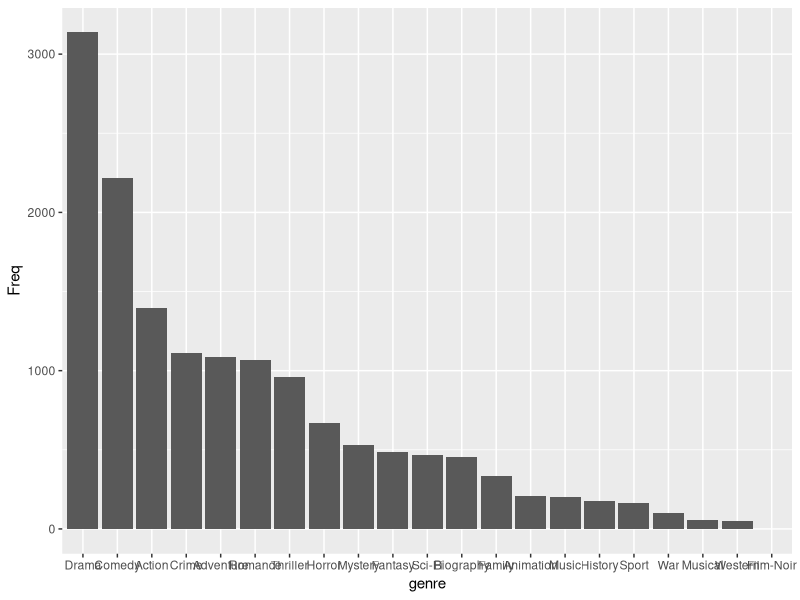
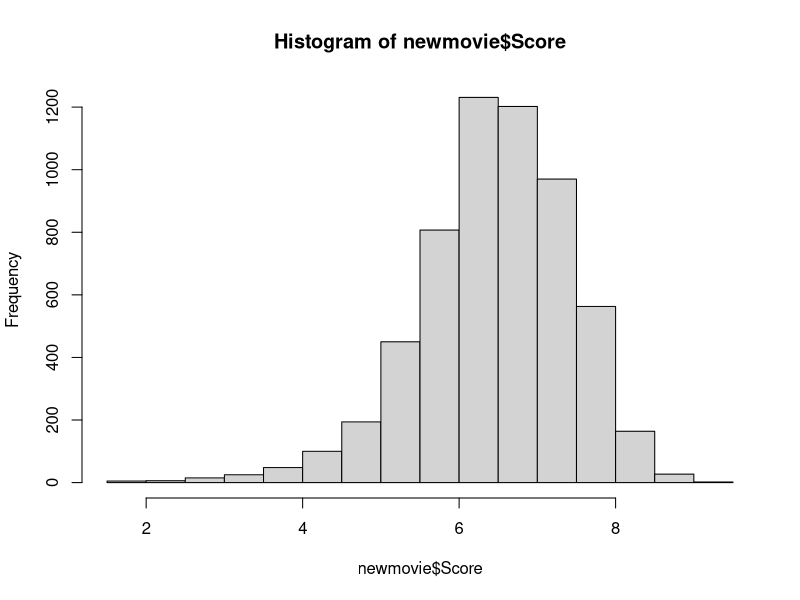
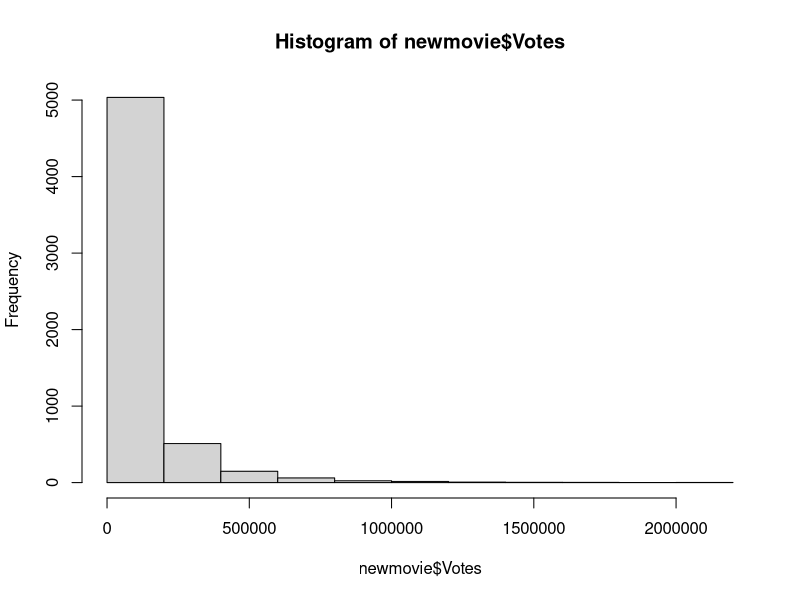
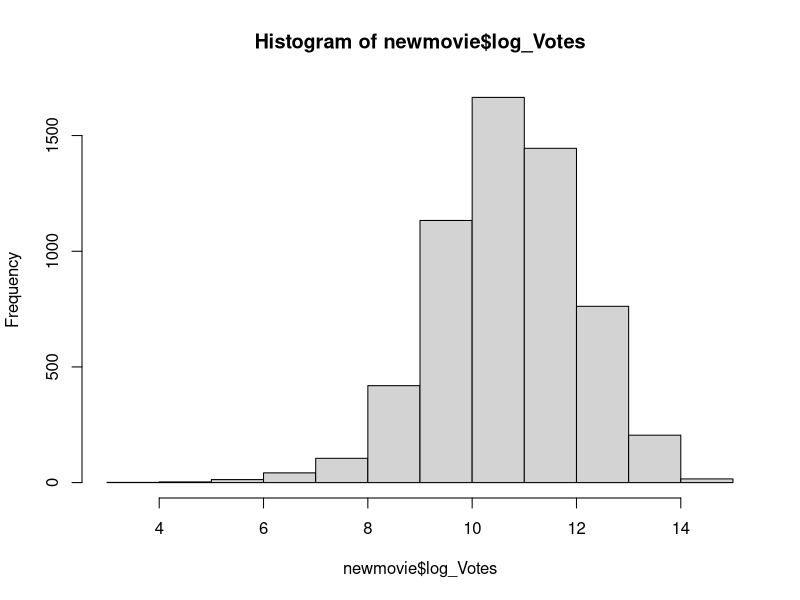
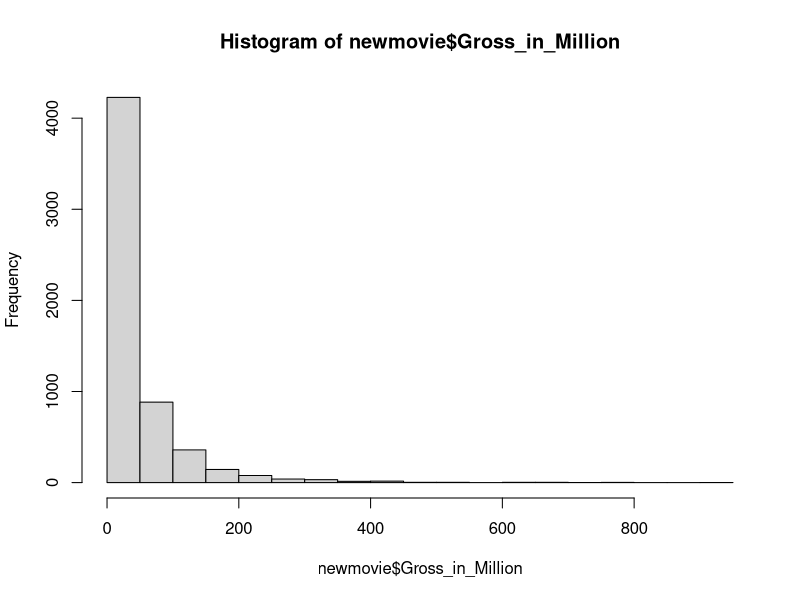
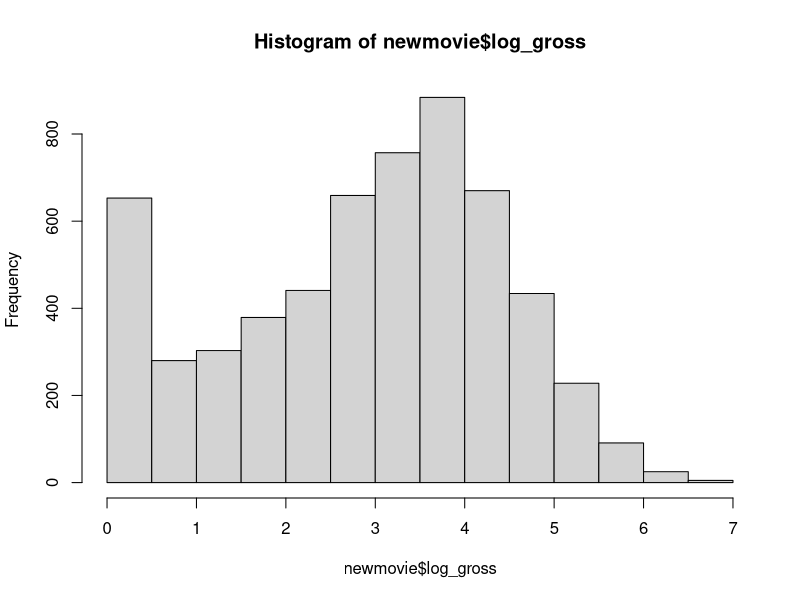
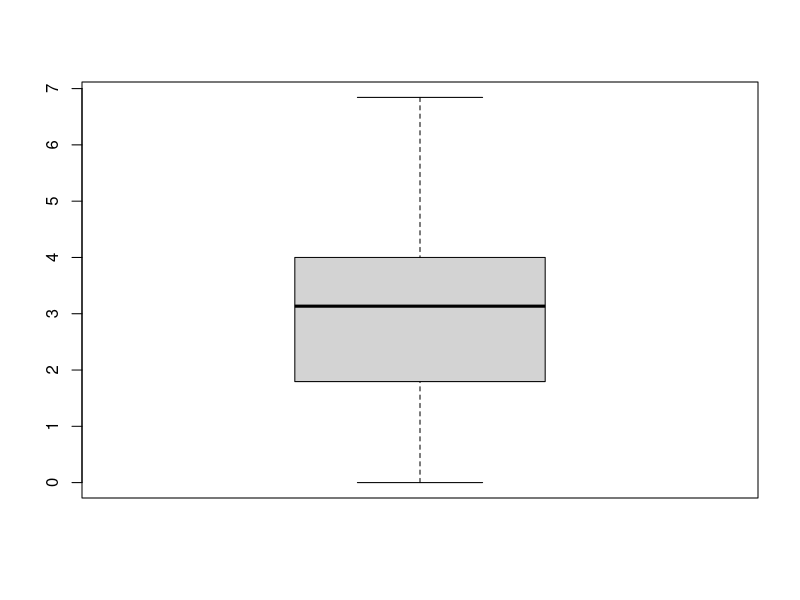
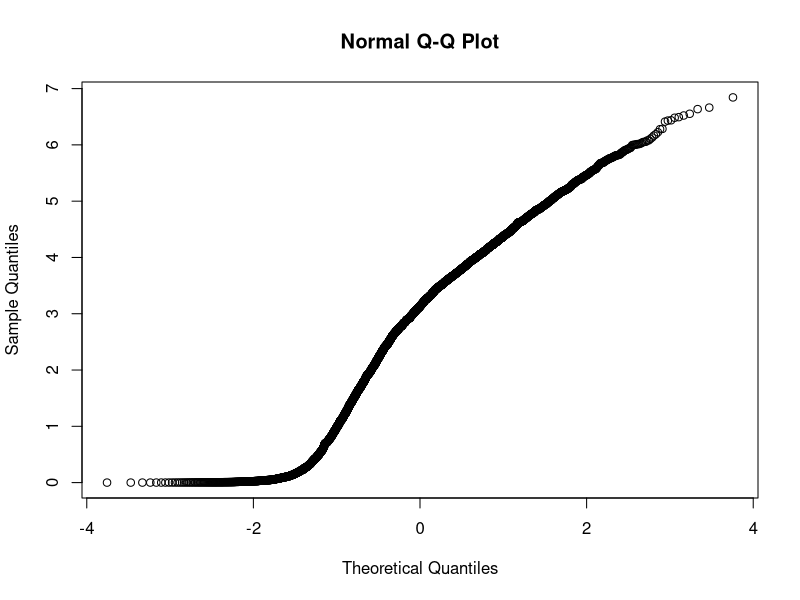

Recreate these plots in R, in order.
## ---- chunk 1
library(dplyr)
library(plotrix)
library(ggplot2)
library(car)
library(MASS)
#read csv file
movie<-read.csv('movie.csv')
#remove rows containing missing value
complete.cases(movie)
df<-movie[complete.cases(movie),]
str(df)
df<-na.omit(movie)
#remove unrelated and unrated movie level
newmovie<-df[which((df$Level == "PG") | (df$Level == "R") | (df$Level == "PG-13")), ]
attach(newmovie)
is.vector(newmovie$Genre)
Genre<-as.character(Genre)
genre1<-strsplit(Genre, split=" ")
class(genre1)
genre2<-unlist(genre1, use.names=FALSE)
class(genre2)
table(genre2)
freq <- data.frame(table(genre2))
freq$genre <- factor(freq$genre, levels = freq$genre[order(-freq$Freq)])
ggplot(freq, aes(x=genre, y=Freq)) + geom_bar(stat="identity")
#create new dummy variables
newmovie$Action<-vector(mode="numeric", length=5809)
for(i in 1:5809)
{
  newmovie$Action[i]<-ifelse("Action" %in% genre1[[i]], 1,0)
}

newmovie$Adventure<-vector(mode="numeric", length=5809)
for(i in 1:5809)
{
  newmovie$Adventure[i]<-ifelse("Adventure" %in% genre1[[i]], 1,0)
}

newmovie$Animation<-vector(mode="numeric", length=5809)
for(i in 1:5809)
{
  newmovie$Animation[i]<-ifelse("Animation" %in% genre1[[i]], 1,0)
}

newmovie$Biography<-vector(mode="numeric", length=5809)
for(i in 1:5809)
{
  newmovie$Biography[i]<-ifelse("Biography" %in% genre1[[i]], 1,0)
}

newmovie$Comedy<-vector(mode="numeric", length=5809)
for(i in 1:5809)
{
  newmovie$Comedy[i]<-ifelse("Comedy" %in% genre1[[i]], 1,0)
}

newmovie$Crime<-vector(mode="numeric", length=5809)
for(i in 1:5809)
{
  newmovie$Crime[i]<-ifelse("Crime" %in% genre1[[i]], 1,0)
}

newmovie$Drama<-vector(mode="numeric", length=5809)
for(i in 1:5809)
{
  newmovie$Drama[i]<-ifelse("Drama" %in% genre1[[i]], 1,0)
}

newmovie$Family<-vector(mode="numeric", length=5809)
for(i in 1:5809)
{
  newmovie$Family[i]<-ifelse("Family" %in% genre1[[i]], 1,0)
}

newmovie$Fantasy<-vector(mode="numeric", length=5809)
for(i in 1:5809)
{
  newmovie$Fantasy[i]<-ifelse("Fantasy" %in% genre1[[i]], 1,0)
}

newmovie$Film_Noir<-vector(mode="numeric", length=5809)
for(i in 1:5809)
{
  newmovie$Film_Noir[i]<-ifelse("Film-Noir" %in% genre1[[i]], 1,0)
}

newmovie$History<-vector(mode="numeric", length=5809)
for(i in 1:5809)
{
  newmovie$History[i]<-ifelse("History" %in% genre1[[i]], 1,0)
}

newmovie$Horror<-vector(mode="numeric", length=5809)
for(i in 1:5809)
{
  newmovie$Horror[i]<-ifelse("Horror" %in% genre1[[i]], 1,0)
}

newmovie$Music<-vector(mode="numeric", length=5809)
for(i in 1:5809)
{
  newmovie$Music[i]<-ifelse("Music" %in% genre1[[i]], 1,0)
}

newmovie$Musical<-vector(mode="numeric", length=5809)
for(i in 1:5809)
{
  newmovie$Musical[i]<-ifelse("Musical" %in% genre1[[i]], 1,0)
}

newmovie$Mystery<-vector(mode="numeric", length=5809)
for(i in 1:5809)
{
  newmovie$Mystery[i]<-ifelse("Mystery" %in% genre1[[i]], 1,0)
}

newmovie$Romance<-vector(mode="numeric", length=5809)
for(i in 1:5809)
{
  newmovie$Romance[i]<-ifelse("Romance" %in% genre1[[i]], 1,0)
}

newmovie$Sci_Fi<-vector(mode="numeric", length=5809)
for(i in 1:5809)
{
  newmovie$Sci_Fi[i]<-ifelse("Sci-Fi" %in% genre1[[i]], 1,0)
}

newmovie$Sport<-vector(mode="numeric", length=5809)
for(i in 1:5809)
{
  newmovie$Sport[i]<-ifelse("Sport" %in% genre1[[i]], 1,0)
}

newmovie$Thriller<-vector(mode="numeric", length=5809)
for(i in 1:5809)
{
  newmovie$Thriller[i]<-ifelse("Thriller" %in% genre1[[i]], 1,0)
}

newmovie$War<-vector(mode="numeric", length=5809)
for(i in 1:5809)
{
  newmovie$War[i]<-ifelse("War" %in% genre1[[i]], 1,0)
}

newmovie$Western<-vector(mode="numeric", length=5809)
for(i in 1:5809)
{
  newmovie$Western[i]<-ifelse("Western" %in% genre1[[i]], 1,0)
}
## ---- chunk 2
#reclassify Duration
newmovie$new_Duration<-as.character(Duration)
newmovie$new_Duration<-strsplit(newmovie$new_Duration, split=" ")
for (i in 1:5809)
{
  newmovie$new_Duration[i]<-newmovie$new_Duration[[i]][1]
}
newmovie$new_Duration<-unlist(newmovie$new_Duration)
newmovie$new1duration<-as.integer(newmovie$new_Duration)
newmovie$final_Duration<-ifelse(newmovie$new1duration <= 100, "Short", ifelse(newmovie$new1duration >=101 & newmovie$new1duration <= 120, "Normal", "Long"))
table(newmovie$final_Duration)
## ---- chunk 3
#reclassify Year
table(newmovie$Year)
newmovie$new_Year<-ifelse(newmovie$Year >= 1927 & newmovie$Year <= 1999, "before2000", ifelse(newmovie$Year >= 2000 & newmovie$Year <= 2010, "first_ten", "second_ten"))
table(newmovie$new_Year)
## ---- chunk 4
#check normality of numerical variables and do log transformation to variables that are not normal
hist(newmovie$Score)
hist(newmovie$Votes)
newmovie$log_Votes<-log(newmovie$Votes+1)
hist(newmovie$log_Votes)
hist(newmovie$Gross_in_Million)
newmovie$log_gross<-log(newmovie$Gross_in_Million+1)
hist(newmovie$log_gross)
boxplot(newmovie$log_gross)
qqnorm(newmovie$log_gross)
## ---- chunk 5
#set training data set and testing data set
set.seed(1)
t = sample(1:2000, 2000)
train = newmovie[t[1:1500],]
test = newmovie[t[1501:2000],]
newmovie<-train

## ---- chunk 6
plot(lm(log_gross~log_Votes, data=newmovie))
outlierTest(lm(log_gross~log_Votes, data=newmovie))
influencePlot(lm(log_gross~log_Votes, data=newmovie))
plot(lm(log_gross~newmovie$Score, data=newmovie))
influencePlot(lm(log_gross~newmovie$Score, data=newmovie))
outlierTest(lm(log_gross~newmovie$Score, data=newmovie))  
## ---- chunk 7
model<-lm(log_gross~new_Year+Level+final_Duration+Score+log_Votes+Action+Adventure+Animation+Biography+Comedy+Crime+Drama+Family+Fantasy+Film_Noir+History+Horror+Music+Musical+Mystery+Romance+Sci_Fi+Sport+Thriller+War+Western, data=newmovie)

summary(model)
plot(model)
influencePlot(model)
HighLeverage <- cooks.distance(model) > (4/nrow(newmovie))
LargeResiduals <- rstudent(model) > 3
datanml <- newmovie[!HighLeverage & !LargeResiduals,]
## ---- chunk 8
model2<-lm(log_gross~new_Year+Level+final_Duration+Score+log_Votes+Action+Adventure+Animation+Biography+Comedy+Crime+Drama+Family+Fantasy+Film_Noir+History+Horror+Music+Musical+Mystery+Romance+Sci_Fi+Sport+Thriller+War+Western, data=datanml)
summary(model2)
## ---- chunk 9
maic<-stepAIC(model2)
summary(maic)
plot(maic)
influencePlot(maic)
vif(maic)
#cross validation
mfinal<-lm(formula = log_gross ~ new_Year + Level + final_Duration + Score + log_Votes + Animation + Comedy + Drama + Family + Fantasy + History + Musical + Sci_Fi + Sport + War, data = test)
summary(mfinal)

## ---- chunk 10
mbic<-stepAIC(model2, k = log(length(model2$residuals)))
summary(mbic)
plot(mbic)
vif(mbic)
#cross validation
mfinal2<-lm(formula = log_gross ~ new_Year + Level + final_Duration + Score + log_Votes + Animation + Comedy + Drama + Sport, data = test)
summary(mfinal2)
#mfinal2 this is our final model
## ---- chunk 11
parameterset<-data.frame(new_Year="second_ten", Level="R", final_Duration="Long", Score=7.5, log_Votes=12.25, Animation=1, Comedy=0, Drama=1, Sport=0 )
result<-exp(predict(mfinal2, parameterset))
result



